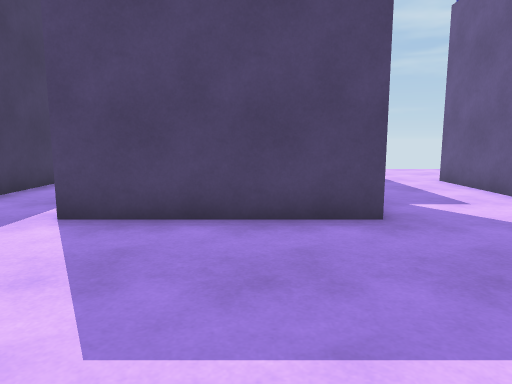
[1] (above)

14 first-person views from a walk through a Unity game level. The camera is 1.2 m above the floor, tilts 8° down and sees 70° across. The floor is counted in squares, 1 m on a side. Each view is taken from the middle of a square. On the plan, view 1 faces up. The plan holds only what a view shows up to about 15 squares ahead; the rest is blank. The place goes on beyond the plan.

[2]
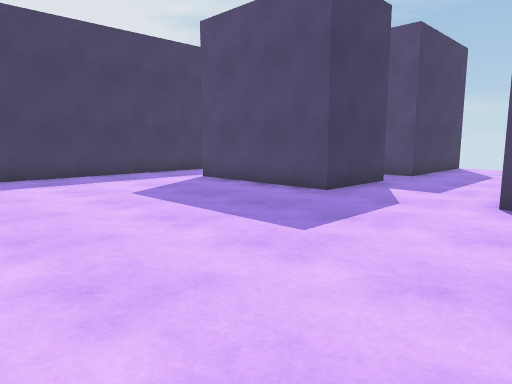

[3]
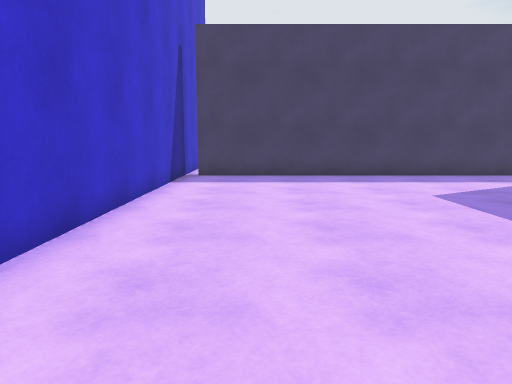

[4]
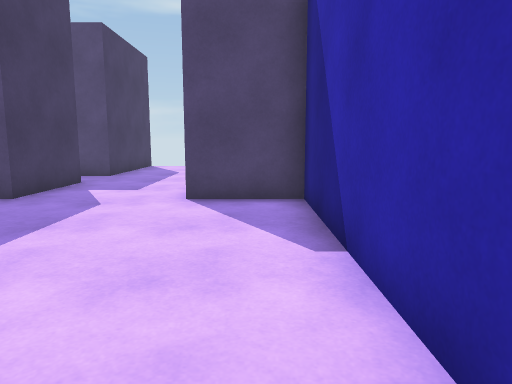

[5]
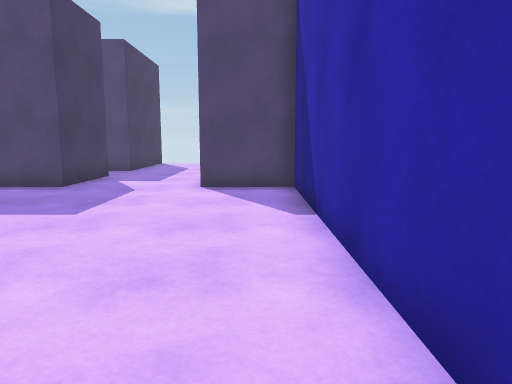

[6]
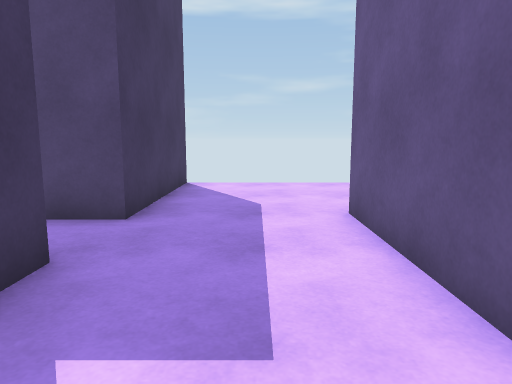

[7]
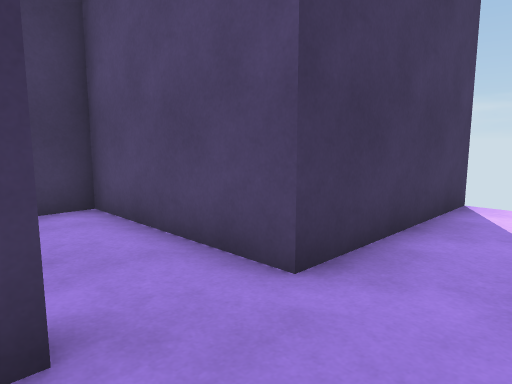

[8]
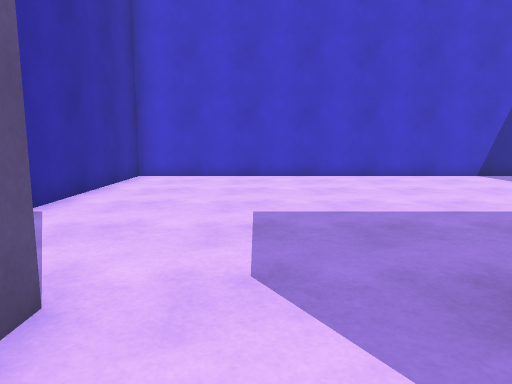

[9]
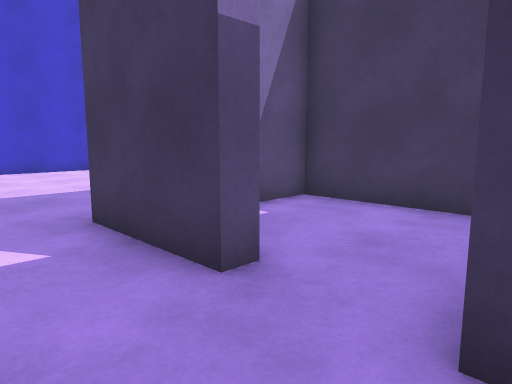

[10]
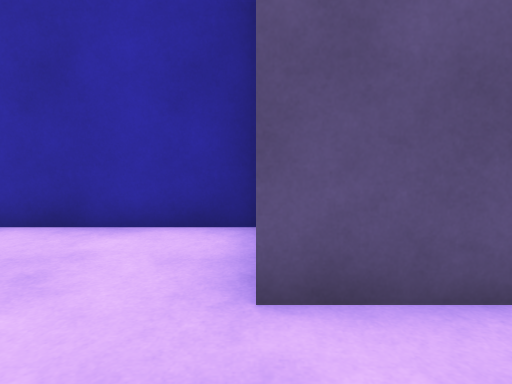

[11]
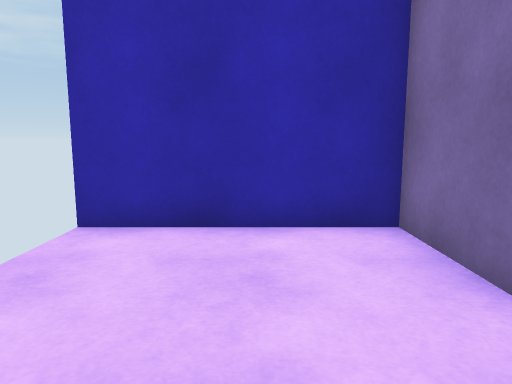

[12]
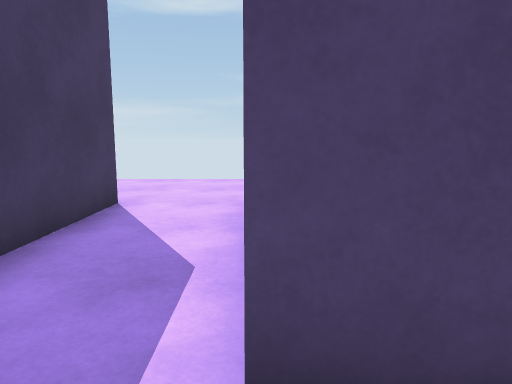

[13]
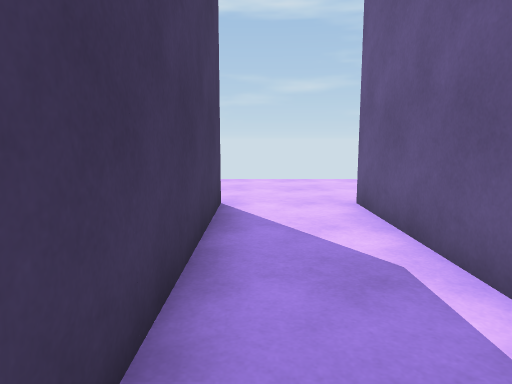

[14]
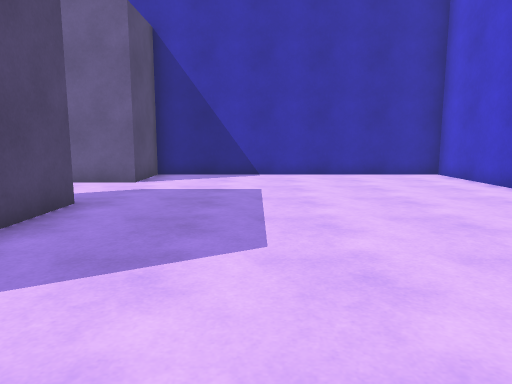

### Floor plan
Points are (right, up) in squares from view 1. A wall is a line through its corners. A room is listed if a view was taken in it or the views show most of it. See-through windows are left out.
Room 1 (views 1, 2, 3, 4, 5, 6, 7, 8, 9, 10, 11, 12, 13, 14)
walls: (-3, 6.6) (-3, 11); (1.4, 8.5) (2, 8.5) (2, 5.5) (-3.1, 5.5); (-6, -4.5) (8, -4.5) (8, 5.5) (5.6, 5.5) (5.6, 11) (8, 11) (8, 15.5); (-5.7, 11) (-5.7, -4); (2, 15.6) (2, 10.5)
ways out: opening at (2, 9.5) to room 2; opening at (-4.5, 11.5); gap at (-6, -4)
Room 2 (no view inside)
walls: (2, 10.5) (-2.6, 10.5) (-2.6, 6) (-1, 6)
ways out: opening at (2, 9.5) to room 1

Positions as (right, up) in squares from view 1, and headings:
1: (0, 0), facing up
2: (7, -2), facing up-left
3: (7, -2), facing left
4: (7, -2), facing up
5: (7, -4), facing up
6: (4, 5), facing up
7: (4, 8), facing up-left
8: (4, 8), facing down
9: (4, 11), facing down-left
10: (3, 11), facing right
11: (3, 13), facing right
12: (-3, 4), facing up
13: (-5, 4), facing up
14: (-5, 2), facing right
